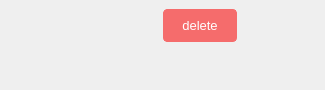
<?xml version="1.0" encoding="UTF-8"?>
<ui version="4.0">
 <class>ListControl</class>
 <widget class="QWidget" name="ListControl">
  <property name="geometry">
   <rect>
    <x>0</x>
    <y>0</y>
    <width>325</width>
    <height>90</height>
   </rect>
  </property>
  <property name="windowTitle">
   <string>Form</string>
  </property>
  <layout class="QHBoxLayout" name="horizontalLayout">
   <property name="spacing">
    <number>4</number>
   </property>
   <property name="leftMargin">
    <number>0</number>
   </property>
   <property name="topMargin">
    <number>0</number>
   </property>
   <property name="rightMargin">
    <number>0</number>
   </property>
   <property name="bottomMargin">
    <number>0</number>
   </property>
   <item>
    <widget class="QLabel" name="imgLabel">
     <property name="minimumSize">
      <size>
       <width>150</width>
       <height>85</height>
      </size>
     </property>
     <property name="maximumSize">
      <size>
       <width>150</width>
       <height>85</height>
      </size>
     </property>
     <property name="text">
      <string/>
     </property>
    </widget>
   </item>
   <item>
    <widget class="QWidget" name="widget" native="true">
     <property name="minimumSize">
      <size>
       <width>0</width>
       <height>90</height>
      </size>
     </property>
     <property name="maximumSize">
      <size>
       <width>16777215</width>
       <height>90</height>
      </size>
     </property>
     <layout class="QVBoxLayout" name="verticalLayout">
      <item>
       <layout class="QHBoxLayout" name="horizontalLayout_2">
        <item>
         <widget class="QPushButton" name="pushButton">
          <property name="styleSheet">
           <string notr="true">
QPushButton{
  background-color: #F56C6C;
  border: 1px solid #F56C6C;
  border-radius: 4px;
  color: #fff;
  font-size: 13px;
  font-weight: 400;
  font-family: &quot;Microsoft YaHei&quot;, &quot;PingFang SC&quot;, &quot;Helvetica Neue&quot;, Helvetica, Arial, sans-serif;
  line-height: 24px;
  padding: 8px 15px;
}
QPushButton::hover {
  background-color: #f89898;
  border: 1px solid #f89898;
  color: #fff;
}
QPushButton::pressed {
  background-color: #c45656;
  border: 1px solid #c45656;
}
QPushButton::disabled{
  background-color: #fab6b6;
  border: 1px solid #fab6b6;
  color: #fff;
}
</string>
          </property>
          <property name="text">
           <string>delete</string>
          </property>
         </widget>
        </item>
        <item>
         <widget class="QLabel" name="indexLabel">
          <property name="text">
           <string/>
          </property>
         </widget>
        </item>
       </layout>
      </item>
      <item>
       <widget class="QLabel" name="nameLabel">
        <property name="text">
         <string/>
        </property>
       </widget>
      </item>
     </layout>
    </widget>
   </item>
  </layout>
 </widget>
 <resources/>
 <connections/>
</ui>
